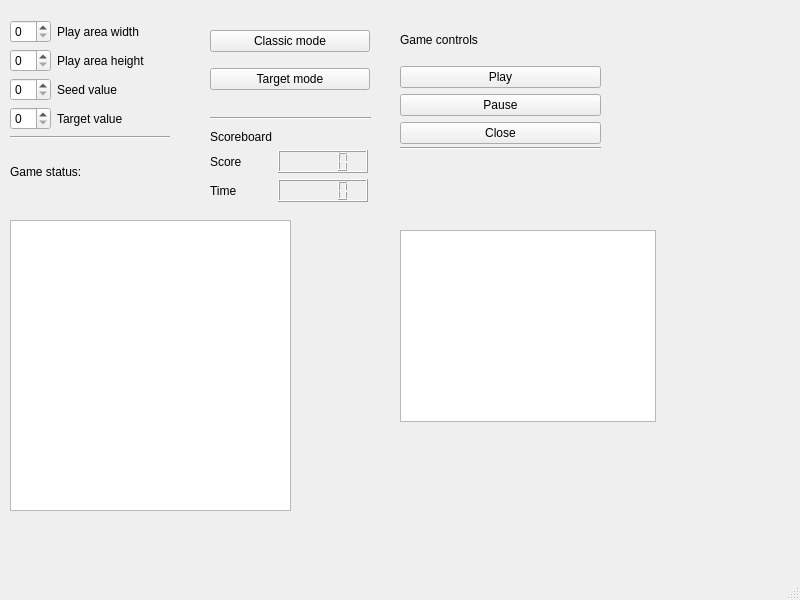
<?xml version="1.0" encoding="UTF-8"?>
<ui version="4.0">
 <class>MainWindow</class>
 <widget class="QMainWindow" name="MainWindow">
  <property name="geometry">
   <rect>
    <x>0</x>
    <y>0</y>
    <width>800</width>
    <height>600</height>
   </rect>
  </property>
  <property name="windowTitle">
   <string>MainWindow</string>
  </property>
  <widget class="QWidget" name="centralwidget">
   <widget class="QWidget" name="formLayoutWidget">
    <property name="geometry">
     <rect>
      <x>210</x>
      <y>130</y>
      <width>158</width>
      <height>80</height>
     </rect>
    </property>
    <layout class="QFormLayout" name="formLayout_2">
     <item row="1" column="0">
      <widget class="QLabel" name="scoreLabel">
       <property name="text">
        <string>Score</string>
       </property>
      </widget>
     </item>
     <item row="2" column="0">
      <widget class="QLabel" name="timeLabel">
       <property name="text">
        <string>Time</string>
       </property>
      </widget>
     </item>
     <item row="1" column="1">
      <widget class="QLCDNumber" name="lcdScoreNumber"/>
     </item>
     <item row="2" column="1">
      <widget class="QLCDNumber" name="lcdTimeNumber"/>
     </item>
     <item row="0" column="0">
      <widget class="QLabel" name="scoreBoardLabel">
       <property name="text">
        <string>Scoreboard</string>
       </property>
      </widget>
     </item>
    </layout>
   </widget>
   <widget class="Line" name="line_2">
    <property name="geometry">
     <rect>
      <x>210</x>
      <y>110</y>
      <width>161</width>
      <height>16</height>
     </rect>
    </property>
    <property name="orientation">
     <enum>Qt::Horizontal</enum>
    </property>
   </widget>
   <widget class="Line" name="line_3">
    <property name="geometry">
     <rect>
      <x>400</x>
      <y>140</y>
      <width>201</width>
      <height>16</height>
     </rect>
    </property>
    <property name="orientation">
     <enum>Qt::Horizontal</enum>
    </property>
   </widget>
   <widget class="QGraphicsView" name="playArea">
    <property name="geometry">
     <rect>
      <x>10</x>
      <y>220</y>
      <width>281</width>
      <height>291</height>
     </rect>
    </property>
    <property name="minimumSize">
     <size>
      <width>0</width>
      <height>0</height>
     </size>
    </property>
   </widget>
   <widget class="QTextBrowser" name="instructionBrowser">
    <property name="geometry">
     <rect>
      <x>400</x>
      <y>230</y>
      <width>256</width>
      <height>192</height>
     </rect>
    </property>
   </widget>
   <widget class="QWidget" name="verticalLayoutWidget_3">
    <property name="geometry">
     <rect>
      <x>400</x>
      <y>20</y>
      <width>201</width>
      <height>124</height>
     </rect>
    </property>
    <layout class="QVBoxLayout" name="verticalLayout_3">
     <item>
      <widget class="QLabel" name="gameControlLabel">
       <property name="text">
        <string>Game controls</string>
       </property>
      </widget>
     </item>
     <item>
      <widget class="QPushButton" name="playButton">
       <property name="text">
        <string>Play</string>
       </property>
      </widget>
     </item>
     <item>
      <widget class="QPushButton" name="pauseButton">
       <property name="text">
        <string>Pause</string>
       </property>
      </widget>
     </item>
     <item>
      <widget class="QPushButton" name="closeButton">
       <property name="text">
        <string>Close</string>
       </property>
      </widget>
     </item>
    </layout>
   </widget>
   <widget class="QWidget" name="verticalLayoutWidget_4">
    <property name="geometry">
     <rect>
      <x>10</x>
      <y>160</y>
      <width>191</width>
      <height>51</height>
     </rect>
    </property>
    <layout class="QVBoxLayout" name="verticalLayout_4">
     <item>
      <widget class="QLabel" name="label">
       <property name="text">
        <string>Game status:</string>
       </property>
      </widget>
     </item>
     <item>
      <widget class="QLabel" name="gameStatusLabel">
       <property name="enabled">
        <bool>true</bool>
       </property>
       <property name="text">
        <string/>
       </property>
      </widget>
     </item>
    </layout>
   </widget>
   <widget class="QWidget" name="verticalLayoutWidget_5">
    <property name="geometry">
     <rect>
      <x>210</x>
      <y>20</y>
      <width>160</width>
      <height>80</height>
     </rect>
    </property>
    <layout class="QVBoxLayout" name="verticalLayout_5">
     <item>
      <widget class="QPushButton" name="classicModePushButton">
       <property name="text">
        <string>Classic mode</string>
       </property>
      </widget>
     </item>
     <item>
      <widget class="QPushButton" name="targetModePushButton">
       <property name="text">
        <string>Target mode</string>
       </property>
      </widget>
     </item>
    </layout>
   </widget>
   <widget class="QWidget" name="verticalLayoutWidget">
    <property name="geometry">
     <rect>
      <x>10</x>
      <y>20</y>
      <width>160</width>
      <height>131</height>
     </rect>
    </property>
    <layout class="QVBoxLayout" name="verticalLayout">
     <item>
      <layout class="QFormLayout" name="formLayout">
       <item row="0" column="0">
        <widget class="QSpinBox" name="spinBoxWidth"/>
       </item>
       <item row="0" column="1">
        <widget class="QLabel" name="areaWidthLabel">
         <property name="text">
          <string>Play area width</string>
         </property>
        </widget>
       </item>
       <item row="1" column="0">
        <widget class="QSpinBox" name="spinBoxHeight"/>
       </item>
       <item row="1" column="1">
        <widget class="QLabel" name="areaHeightLabel">
         <property name="text">
          <string>Play area height</string>
         </property>
        </widget>
       </item>
       <item row="2" column="0">
        <widget class="QSpinBox" name="spinBoxSeed"/>
       </item>
       <item row="2" column="1">
        <widget class="QLabel" name="seedLabel">
         <property name="text">
          <string>Seed value</string>
         </property>
        </widget>
       </item>
       <item row="3" column="0">
        <widget class="QSpinBox" name="spinBoxTarget"/>
       </item>
       <item row="3" column="1">
        <widget class="QLabel" name="targetLabel">
         <property name="text">
          <string>Target value</string>
         </property>
        </widget>
       </item>
       <item row="4" column="0" colspan="2">
        <widget class="Line" name="line">
         <property name="orientation">
          <enum>Qt::Horizontal</enum>
         </property>
        </widget>
       </item>
      </layout>
     </item>
    </layout>
   </widget>
  </widget>
  <widget class="QMenuBar" name="menubar">
   <property name="geometry">
    <rect>
     <x>0</x>
     <y>0</y>
     <width>800</width>
     <height>21</height>
    </rect>
   </property>
  </widget>
  <widget class="QStatusBar" name="statusbar"/>
 </widget>
 <resources/>
 <connections/>
</ui>
